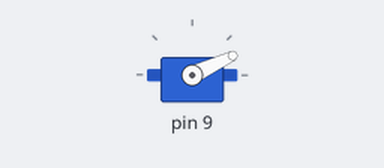
This sketch was run on a simulated Arduino Uno, built with avr-gcc and run on an emulated ATmega328P. Shown: servo. What the sketch prints to the serial monitor is not drawn.

Above: at 0.05 s.
At 0.2 s:
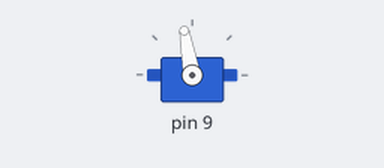
At 0.3 s:
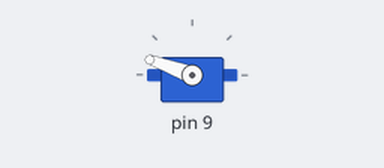
At 0.55 s:
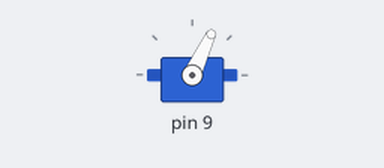
Timing chart, 0 to 3.0 s (numbered marks = the images above):
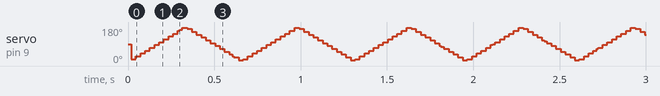

The sketch:

new.servo.ino
```cpp
#include <Servo.h>                      //include servo library

class Slap                              //class definition
{
  Servo slap;                           //define variables
  int pos,
      stepIncrement,
      updateInterval;
  unsigned long lastUpdate;

  public:

  Slap (int interval, int increment)    //constructor with input parameters interval and increment
  {
    updateInterval = interval;
    stepIncrement = increment;
  }

  void Attach (int pin)                 //Attach member function - assigns pin to Slap object
  {
    slap.attach(pin);
  }

  void Detatch ()                       //Detach member function - releases pin from slap object
  {
    slap.detach();
  }

  void Update()                         //Update member function - moves servo
  {
    if((millis()-lastUpdate) > updateInterval)  //if update interval exceeded
    {
      lastUpdate = millis();            //update timestamp
      pos += stepIncrement;             //update position
      slap.write(pos);                  //move servo to position
      Serial.println(pos);              //print position
      if ((pos >= 180 ) || (pos <= 0))  //if position is outside range of motion...
      {
        stepIncrement = -stepIncrement; //reverse direction
      }
    }
  }

};

Slap slapper(8,5);                      //define slapper object to update 5 positions every 8ms

void setup()
{
  Serial.begin(9600);                   //serial connection for debugging
  slapper.Attach(9);                    //attach slapper to pin 9
}

void loop()
{
  int things = 0,                       //variables determined by algorithm
      happening = 0;
  if (things == happening)
  {
    slapper.Update();                   //call Update meber function to move servo
  }
}
```
